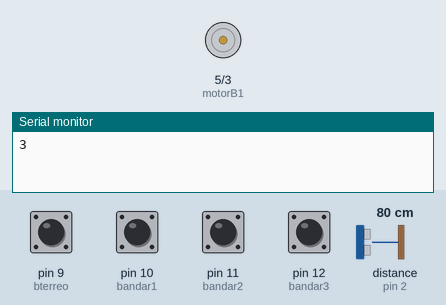
Recording of a sketch running on a simulated Arduino Uno, built with avr-gcc and run on an emulated ATmega328P. On the bench: motor-driver pin pairs drawn as motors (green arrow = first pin HIGH = forward, orange = second pin HIGH = backward, longer = more drive), the last lines printed to the serial monitor. The test bench sets the inputs (shaded band); at power-on: pin 9 (bterreo), pin 10 (bandar1), pin 11 (bandar2), pin 12 (bandar3) HIGH, distance to the obstacle (sensor on pin 2) 80 cm. The echo pulse lasts 58.3 µs per cm.

Above: at 1.8 s.
1.9 s: pin 9 (bterreo) pulled LOW for 1.2 s
At 8.8 s:
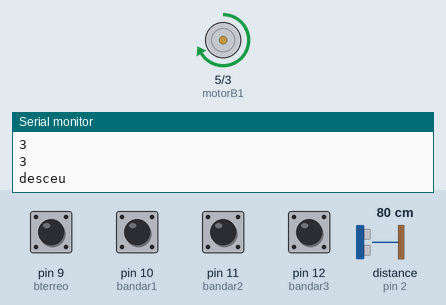
9.1 s: distance to the obstacle (sensor on pin 2) set to 45 cm
13.2 s: distance to the obstacle (sensor on pin 2) set to 38 cm
At 17.2 s:
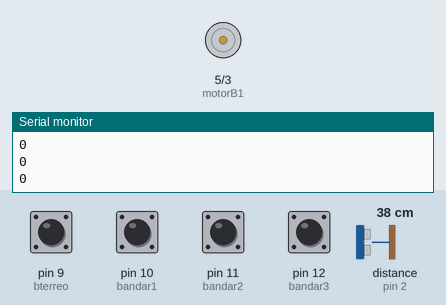
17.5 s: pin 10 (bandar1) pulled LOW for 1.2 s
At 23.4 s:
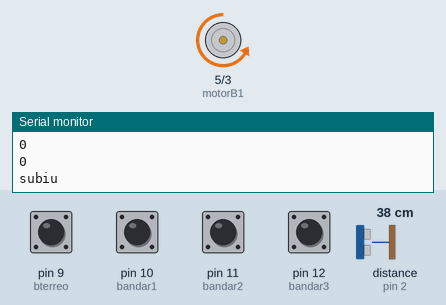
Timing chart, 0 to 24.9 s (numbered marks = the images above; inputs shaded):
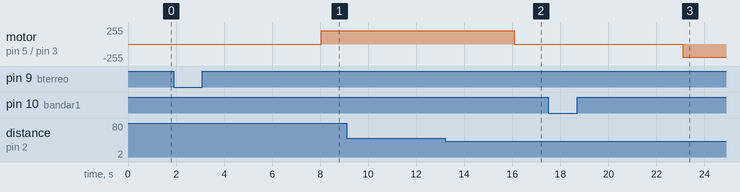

The sketch:

elevator.ino
```cpp
#define echoPin  4
#define trigPin 2
#include <Ultrasonic.h>

long duration;
int distance;
int andarAtual;

const int motorB1 = 5;
const int motorB2 = 3;


const int bterreo = 9;
const int bandar1 = 10;
const int bandar2 = 11;
const int bandar3 = 12;

int terreo = 0;
int andar1 = 0;
int andar2 = 0;
int andar3 = 0;

int vSpeed = 200;

byte botaoandar = 4;
byte andar();

unsigned long delayTempo;

//Inicializa o sensor nos pinos definidos acima
Ultrasonic ultrasonic(echoPin, trigPin);

void setup() {

  pinMode(trigPin, OUTPUT); // Sets the trigPin as an OUTPUT
  pinMode(echoPin, INPUT);

  pinMode(motorB1, OUTPUT);
  pinMode(motorB2, OUTPUT);


  pinMode(bterreo, INPUT_PULLUP);
  pinMode(bandar1, INPUT_PULLUP);
  pinMode(bandar2, INPUT_PULLUP);
  pinMode(bandar3, INPUT_PULLUP);

  Serial.begin(9600);
}
byte andar() {
  //Le as informacoes do sensor, em cm e pol
  float cmMsec, inMsec;
  long microsec = ultrasonic.timing();
  cmMsec = ultrasonic.convert(microsec, Ultrasonic::CM);
  //inMsec = ultrasonic.convert(microsec, Ultrasonic::IN);
  //Exibe informacoes no serial monitor
  //Serial.print("Distancia em cm: ");
  //Serial.print(cmMsec);
  delay(1000);
  return checarAndar(cmMsec);

}
int checarAndar(float distancia){
  //terreo
  if(distancia >= 30 && distancia <= 40){
    Serial.print("0\n");
    andarAtual = 0;
  }
  else if(distancia < 30 && distancia >= 20){
    Serial.print("1\n");
    andarAtual = 1;
  }
  else if(distancia < 20 && distancia >= 10){
    Serial.print("2\n");
    andarAtual = 2;
  }
  else if(distancia < 10 || distancia > 40){
    Serial.print("3\n");
    andarAtual = 3;
  }
  return andarAtual;
  }

// Inicia o motor com o comando descer
void desce() {
  analogWrite(motorB1, vSpeed);
  analogWrite(motorB2, 0);
}

// Inicia o motor com o comando subir
void sobe() {
  analogWrite(motorB1, 0);
  analogWrite(motorB2, vSpeed);
}

// Inicia o motor com o comando parar
void parado() {
  analogWrite(motorB1, 0);
  analogWrite(motorB2, 0);
}

void loop() {

  if (botaoandar == 4) {
    terreo = digitalRead(bterreo);
    if (terreo == LOW) {
      botaoandar = 0;
      Serial.print("ter\n");

      delayTempo = millis();

    }

    andar1 = digitalRead(bandar1);
    if (andar1 == LOW) {
      botaoandar = 1;
      Serial.print("one\n");
      delayTempo = millis();
    }


    andar2 = digitalRead(bandar2);
    if (andar2 == LOW) {
      botaoandar = 2;
      Serial.print("two\n");
      delayTempo = millis();
    }


    andar3 = digitalRead(bandar3);
    if (andar3 == LOW) {
      botaoandar = 3;
      Serial.print("three\n");
      delayTempo = millis();
    }
    if (andar() != 4) {
      parado();
    }

    if (andar() == 4) {
      desce();
    }
  }
  else {
    if(andar() != 4){
      if (botaoandar > andar()) {
        while (botaoandar != andar()) {
          Serial.print("subiu\n");
          sobe();
        }
      }

      if (botaoandar < andar()) {
        while (botaoandar != andar()) {
          Serial.print("desceu\n");
          desce();
        }
      }

      if (botaoandar == andar()) {
        parado();
        botaoandar = 4;
      }
      }
      }
    }
```

Measured:
- the behaviour switches between 41 and 40 cm on distance to the obstacle (sensor on pin 2) (found by bisection; images 1 and 2)
- after the input at 1.9 s, motor on pin 5 (motorB1) / pin 3 (motorB2): stopped → forward 200/255 after 6.1 s
- after the input at 13.2 s, motor on pin 5 (motorB1) / pin 3 (motorB2): forward 200/255 → stopped after 2.9 s
- after the input at 17.5 s, motor on pin 5 (motorB1) / pin 3 (motorB2): stopped → backward 200/255 after 5.6 s
